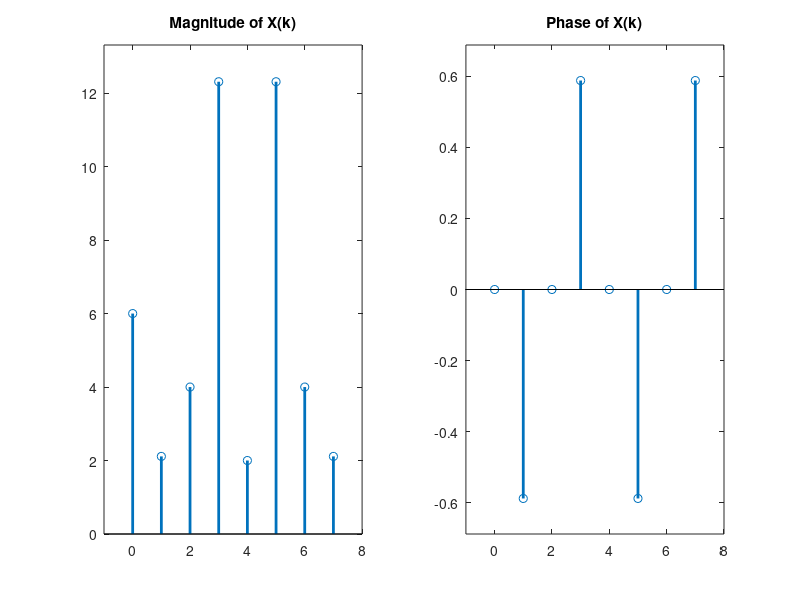

Recreate this plot in MATLAB.
clc; clear all; close all;
x = [5 -2 2 1 -1 3 -2 0];
n = 0:1:length(x)-1;
%FFT N=8
X = fft(x); 
%Y' = ctranspose(Y) which is the conjugate transpose

figure(1)
subplot(1,2,1); stem(n,abs(transpose(X)),'Linewidth',2); title('Magnitude of X(k)'); 
axis([-1 length(x) 0 max(abs(X))+1])
subplot(1,2,2); stem(n,angle(transpose(X)),'Linewidth',2); title('Phase of X(k)'); 
axis([-1 length(x) min(angle(X))-0.1 max(angle(X))+0.1])

xx = ifft(X)
